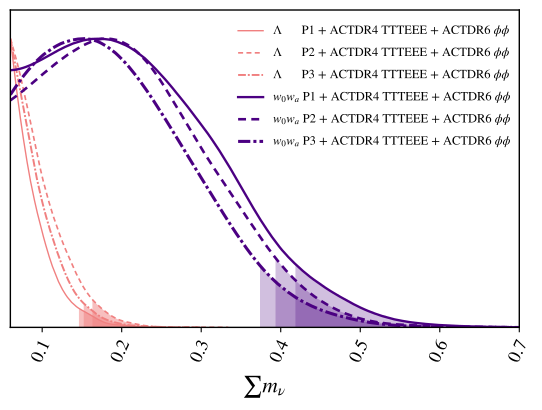

Python code for this plot:
import getdist.plots as gplot
from getdist import MCSamples
from getdist import loadMCSamples
import os
import matplotlib
import subprocess
import matplotlib.pyplot as plt
import numpy as np

# GENERAL PLOT OPTIONS
matplotlib.rcParams['mathtext.fontset'] = 'stix'
matplotlib.rcParams['font.family'] = 'STIXGeneral'
matplotlib.rcParams['mathtext.rm'] = 'Bitstream Vera Sans'
matplotlib.rcParams['mathtext.it'] = 'Bitstream Vera Sans:italic'
matplotlib.rcParams['mathtext.bf'] = 'Bitstream Vera Sans:bold'
matplotlib.rcParams['xtick.bottom'] = True
matplotlib.rcParams['xtick.top'] = False
matplotlib.rcParams['ytick.right'] = False
matplotlib.rcParams['axes.edgecolor'] = 'black'
matplotlib.rcParams['axes.linewidth'] = '1.0'
matplotlib.rcParams['axes.labelsize'] = 'medium'
matplotlib.rcParams['axes.grid'] = True
matplotlib.rcParams['grid.linewidth'] = '0.0'
matplotlib.rcParams['grid.alpha'] = '0.18'
matplotlib.rcParams['grid.color'] = 'lightgray'
matplotlib.rcParams['legend.labelspacing'] = 0.77
matplotlib.rcParams['savefig.bbox'] = 'tight'
matplotlib.rcParams['savefig.format'] = 'pdf'

chaindir=os.getcwd()

analysissettings={'smooth_scale_1D':0.35,'smooth_scale_2D':0.35,'ignore_rows': u'0.5',
'range_confidence' : u'0.01'}

analysissettings2={'smooth_scale_1D':0.35,'smooth_scale_2D':0.35,'ignore_rows': u'0.0',
'range_confidence' : u'0.01'}

root_chains = (
  'EXAMPLE_MCMC46',
  'EXAMPLE_MCMC47',
  'EXAMPLE_MCMC48',
  'EXAMPLE_MCMC49',
  'EXAMPLE_MCMC50',
  'EXAMPLE_MCMC51',
  'EXAMPLE_MCMC52',
  'EXAMPLE_MCMC53',
  'EXAMPLE_MCMC54'
)

num_points_thin = 50000

# --------------------------------------------------------------------------------
samples=loadMCSamples(chaindir + '/../chains/' + root_chains[0],settings=analysissettings)
samples.thin(factor = int(np.sum(samples.weights)/num_points_thin))
p = samples.getParams()
samples.addDerived(p.omegam*p.H0/100.,name='gamma',label='{\\Omega_m h}')
samples.addDerived(p.s8omegamp5/0.5477225575,name='SS8',label='{S_8}')
samples.addDerived(p.mnu,name='mnu2',label='{\\sum m_\\nu}', range=[0.06,0.7])
samples.saveAsText(chaindir + '/.VM_P105_TMP1')
# --------------------------------------------------------------------------------
samples=loadMCSamples(chaindir + '/../chains/' + root_chains[1],settings=analysissettings)
samples.thin(factor = int(np.sum(samples.weights)/num_points_thin))
p = samples.getParams()
samples.addDerived(p.omegam*p.H0/100.,name='gamma',label='{\\Omega_m h}')
samples.addDerived(p.s8omegamp5/0.5477225575,name='SS8',label='{S_8}')
samples.addDerived(p.mnu,name='mnu2',label='{\\sum m_\\nu}', range=[0.06,0.7])
samples.saveAsText(chaindir + '/.VM_P105_TMP2')
# --------------------------------------------------------------------------------
samples=loadMCSamples(chaindir + '/../chains/' + root_chains[2],settings=analysissettings)
samples.thin(factor = int(np.sum(samples.weights)/num_points_thin))
p = samples.getParams()
samples.addDerived(p.omegam*p.H0/100.,name='gamma',label='{\\Omega_m h}')
samples.addDerived(p.s8omegamp5/0.5477225575,name='SS8',label='{S_8}')
samples.addDerived(p.mnu,name='mnu2',label='{\\sum m_\\nu}', range=[0.06,0.7])
samples.saveAsText(chaindir + '/.VM_P105_TMP3')
# --------------------------------------------------------------------------------
# --------------------------------------------------------------------------------
samples=loadMCSamples(chaindir + '/../chains/' + root_chains[3],settings=analysissettings)
samples.thin(factor = int(np.sum(samples.weights)/num_points_thin))
p = samples.getParams()
samples.addDerived(p.omegam*p.H0/100.,name='gamma',label='{\\Omega_m h}')
samples.addDerived(p.s8omegamp5/0.5477225575,name='SS8',label='{S_8}')
samples.addDerived(p.mnu,name='mnu2',label='{\\sum m_\\nu}', range=[0.06,0.7])
samples.saveAsText(chaindir + '/.VM_P105_TMP4')
# --------------------------------------------------------------------------------
samples=loadMCSamples(chaindir + '/../chains/' + root_chains[4],settings=analysissettings)
samples.thin(factor = int(np.sum(samples.weights)/num_points_thin))
p = samples.getParams()
samples.addDerived(p.omegam*p.H0/100.,name='gamma',label='{\\Omega_m h}')
samples.addDerived(p.s8omegamp5/0.5477225575,name='SS8',label='{S_8}')
samples.addDerived(p.mnu,name='mnu2',label='{\\sum m_\\nu}', range=[0.06,0.7])
samples.saveAsText(chaindir + '/.VM_P105_TMP5')
# --------------------------------------------------------------------------------
samples=loadMCSamples(chaindir + '/../chains/' + root_chains[5],settings=analysissettings)
samples.thin(factor = int(np.sum(samples.weights)/num_points_thin))
p = samples.getParams()
samples.addDerived(p.omegam*p.H0/100.,name='gamma',label='{\\Omega_m h}')
samples.addDerived(p.s8omegamp5/0.5477225575,name='SS8',label='{S_8}')
samples.addDerived(p.mnu,name='mnu2',label='{\\sum m_\\nu}', range=[0.06,0.7])
samples.saveAsText(chaindir + '/.VM_P105_TMP6')
# --------------------------------------------------------------------------------
# --------------------------------------------------------------------------------
samples=loadMCSamples(chaindir + '/../chains/' + root_chains[6],settings=analysissettings)
samples.thin(factor = int(np.sum(samples.weights)/num_points_thin))
p = samples.getParams()
samples.addDerived(p.omegam*p.H0/100.,name='gamma',label='{\\Omega_m h}')
samples.addDerived(p.s8omegamp5/0.5477225575,name='SS8',label='{S_8}')
samples.addDerived(p.mnu,name='mnu2',label='{\\sum m_\\nu}', range=[0.06,0.7])
samples.saveAsText(chaindir + '/.VM_P105_TMP7')
# --------------------------------------------------------------------------------
samples=loadMCSamples(chaindir + '/../chains/' + root_chains[7],settings=analysissettings)
samples.thin(factor = int(np.sum(samples.weights)/num_points_thin))
p = samples.getParams()
samples.addDerived(p.omegam*p.H0/100.,name='gamma',label='{\\Omega_m h}')
samples.addDerived(p.s8omegamp5/0.5477225575,name='SS8',label='{S_8}')
samples.addDerived(p.mnu,name='mnu2',label='{\\sum m_\\nu}', range=[0.06,0.7])
samples.saveAsText(chaindir + '/.VM_P105_TMP8')
# --------------------------------------------------------------------------------
samples=loadMCSamples(chaindir + '/../chains/' + root_chains[8],settings=analysissettings)
samples.thin(factor = int(np.sum(samples.weights)/num_points_thin))
p = samples.getParams()
samples.addDerived(p.omegam*p.H0/100.,name='gamma',label='{\\Omega_m h}')
samples.addDerived(p.s8omegamp5/0.5477225575,name='SS8',label='{S_8}')
samples.addDerived(p.mnu,name='mnu2',label='{\\sum m_\\nu}', range=[0.06,0.7])
samples.saveAsText(chaindir + '/.VM_P105_TMP9')
# --------------------------------------------------------------------------------



#GET DIST PLOT SETUP
g = gplot.get_single_plotter(
  chain_dir=chaindir,
  analysis_settings=analysissettings2,
  width_inch=5.3
)

g.settings.axis_tick_x_rotation=65
g.settings.lw_contour = 1.2
g.settings.legend_rect_border = False
g.settings.figure_legend_frame = False
g.settings.axes_fontsize = 13.0
g.settings.legend_fontsize = 9.0
g.settings.alpha_filled_add = 0.85
g.settings.lab_fontsize=15.5
g.legend_labels=False
g.settings.constrained_layout=True

g.plots_1d(
  [ 
    chaindir + '/.VM_P105_TMP1', 
    chaindir + '/.VM_P105_TMP4', 
    chaindir + '/.VM_P105_TMP7', 
    chaindir + '/.VM_P105_TMP3',
    chaindir + '/.VM_P105_TMP6',
    chaindir + '/.VM_P105_TMP9'
  ],
  params=[u'mnu2'],
  line_args=[
    {'lw': 1.0,'ls': 'solid', 'color':'lightcoral'},
    {'lw': 1.2,'ls': '--', 'color':'lightcoral'},
    {'lw': 1.4,'ls': '-.', 'color': 'lightcoral'},
    {'lw': 1.7,'ls': 'solid', 'color':'indigo'},
    {'lw': 1.9,'ls': '--', 'color':'indigo'},
    {'lw': 2.2,'ls': '-.', 'color': 'indigo'}
  ]
)

g.settings.tight_layout=True
g.finish_plot(
  legend_labels=[
    '$\\Lambda \\quad \\,\\,\\,$  P1 + ACTDR4 TTTEEE + ACTDR6 $\phi\phi$',
    '$\\Lambda \\quad \\,\\,\\,$  P2 + ACTDR4 TTTEEE + ACTDR6 $\phi\phi$',
    '$\\Lambda \\quad \\,\\,\\,$  P3 + ACTDR4 TTTEEE + ACTDR6 $\phi\phi$',
    '$w_0w_a$ P1 + ACTDR4 TTTEEE + ACTDR6 $\phi\phi$',
    '$w_0w_a$ P2 + ACTDR4 TTTEEE + ACTDR6 $\phi\phi$',
    '$w_0w_a$ P3 + ACTDR4 TTTEEE + ACTDR6 $\phi\phi$'
  ],
  no_extra_legend_space=True,
  legend_loc=(0.43,0.625)
)

ax = g.get_axes()
ax.set_xlim(0.06,0.7)

# --------------------------------------------------------------------------------
samples        = loadMCSamples(chaindir + '/.VM_P105_TMP3',settings=analysissettings2)
stats          = samples.getMargeStats()
sampleAnalyser = gplot.MCSampleAnalysis(chaindir,settings=analysissettings2)
lims           = stats.parWithName('mnu2').limits
density        = sampleAnalyser.get_density(chaindir + '/.VM_P105_TMP3', param='mnu2')

tmp0 = []
tmp1 = []
for i in range(0,len(density.x)) :
  if((density.x[i] < lims[1].lower) or density.x[i] > lims[1].upper) :
    tmp0.append(density.x[i])
    tmp1.append(density.P[i])
plt.gca().fill_between(tmp0, 0, tmp1, facecolor='indigo',alpha=0.25) 
# --------------------------------------------------------------------------------
samples        = loadMCSamples(chaindir + '/.VM_P105_TMP6',settings=analysissettings2)
stats          = samples.getMargeStats()
sampleAnalyser = gplot.MCSampleAnalysis(chaindir,settings=analysissettings2)
lims           = stats.parWithName('mnu2').limits
density        = sampleAnalyser.get_density(chaindir + '/.VM_P105_TMP6', param='mnu2')

tmp0 = []
tmp1 = []
for i in range(0,len(density.x)) :
  if((density.x[i] < lims[1].lower) or density.x[i] > lims[1].upper) :
    tmp0.append(density.x[i])
    tmp1.append(density.P[i])
plt.gca().fill_between(tmp0, 0, tmp1, facecolor='indigo',alpha=0.25) 
# --------------------------------------------------------------------------------
samples        = loadMCSamples(chaindir + '/.VM_P105_TMP9',settings=analysissettings2)
stats          = samples.getMargeStats()
sampleAnalyser = gplot.MCSampleAnalysis(chaindir,settings=analysissettings2)
lims           = stats.parWithName('mnu2').limits
density        = sampleAnalyser.get_density(chaindir + '/.VM_P105_TMP9', param='mnu2')

tmp0 = []
tmp1 = []
for i in range(0,len(density.x)) :
  if((density.x[i] < lims[1].lower) or density.x[i] > lims[1].upper) :
    tmp0.append(density.x[i])
    tmp1.append(density.P[i])
plt.gca().fill_between(tmp0, 0, tmp1, facecolor='indigo',alpha=0.25) 
# --------------------------------------------------------------------------------
samples        = loadMCSamples(chaindir + '/.VM_P105_TMP1',settings=analysissettings2)
stats          = samples.getMargeStats()
sampleAnalyser = gplot.MCSampleAnalysis(chaindir,settings=analysissettings2)
lims           = stats.parWithName('mnu2').limits
density        = sampleAnalyser.get_density(chaindir + '/.VM_P105_TMP1', param='mnu2')

tmp0 = []
tmp1 = []
for i in range(0,len(density.x)) :
  if((density.x[i] < lims[1].lower) or density.x[i] > lims[1].upper) :
    tmp0.append(density.x[i])
    tmp1.append(density.P[i])
plt.gca().fill_between(tmp0, 0, tmp1, facecolor='lightcoral',alpha=0.5) 
# --------------------------------------------------------------------------------
samples        = loadMCSamples(chaindir + '/.VM_P105_TMP4',settings=analysissettings2)
stats          = samples.getMargeStats()
sampleAnalyser = gplot.MCSampleAnalysis(chaindir,settings=analysissettings2)
lims           = stats.parWithName('mnu2').limits
density        = sampleAnalyser.get_density(chaindir + '/.VM_P105_TMP4', param='mnu2')

tmp0 = []
tmp1 = []
for i in range(0,len(density.x)) :
  if((density.x[i] < lims[1].lower) or density.x[i] > lims[1].upper) :
    tmp0.append(density.x[i])
    tmp1.append(density.P[i])
plt.gca().fill_between(tmp0, 0, tmp1, facecolor='lightcoral',alpha=0.5) 
# --------------------------------------------------------------------------------
samples        = loadMCSamples(chaindir + '/.VM_P105_TMP7',settings=analysissettings2)
stats          = samples.getMargeStats()
sampleAnalyser = gplot.MCSampleAnalysis(chaindir,settings=analysissettings2)
lims           = stats.parWithName('mnu2').limits
density        = sampleAnalyser.get_density(chaindir + '/.VM_P105_TMP7', param='mnu2')

tmp0 = []
tmp1 = []
for i in range(0,len(density.x)) :
  if((density.x[i] < lims[1].lower) or density.x[i] > lims[1].upper) :
    tmp0.append(density.x[i])
    tmp1.append(density.P[i])
plt.gca().fill_between(tmp0, 0, tmp1, facecolor='lightcoral',alpha=0.5) 
# --------------------------------------------------------------------------------

# --------------------------------------------------------------------------------

# --------------------------------------------------------------------------------

g.export()
